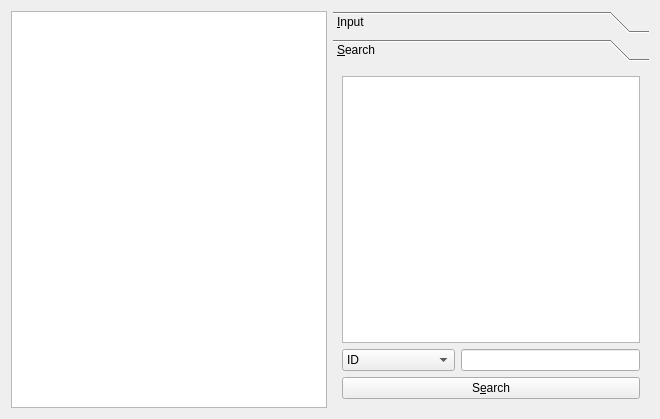
<?xml version="1.0" encoding="UTF-8"?>
<ui version="4.0">
 <class>ClientManagerForm</class>
 <widget class="QWidget" name="ClientManagerForm">
  <property name="geometry">
   <rect>
    <x>0</x>
    <y>0</y>
    <width>660</width>
    <height>419</height>
   </rect>
  </property>
  <property name="windowTitle">
   <string>Form</string>
  </property>
  <layout class="QHBoxLayout" name="horizontalLayout_2">
   <item>
    <widget class="QTableView" name="clienttableView">
     <property name="selectionBehavior">
      <enum>QAbstractItemView::SelectRows</enum>
     </property>
     <attribute name="verticalHeaderVisible">
      <bool>false</bool>
     </attribute>
    </widget>
   </item>
   <item>
    <widget class="QSplitter" name="splitter">
     <property name="orientation">
      <enum>Qt::Horizontal</enum>
     </property>
     <widget class="QToolBox" name="toolBox">
      <property name="currentIndex">
       <number>1</number>
      </property>
      <widget class="QWidget" name="inputPage">
       <property name="geometry">
        <rect>
         <x>0</x>
         <y>0</y>
         <width>322</width>
         <height>359</height>
        </rect>
       </property>
       <attribute name="label">
        <string>&amp;Input</string>
       </attribute>
       <layout class="QHBoxLayout" name="horizontalLayout_4">
        <item>
         <layout class="QVBoxLayout" name="verticalLayout">
          <item>
           <layout class="QFormLayout" name="formLayout">
            <item row="0" column="0">
             <widget class="QLabel" name="idLabel">
              <property name="lineWidth">
               <number>1</number>
              </property>
              <property name="text">
               <string>I&amp;D</string>
              </property>
              <property name="textFormat">
               <enum>Qt::AutoText</enum>
              </property>
              <property name="buddy">
               <cstring>idLineEdit</cstring>
              </property>
             </widget>
            </item>
            <item row="0" column="1">
             <widget class="QLineEdit" name="idLineEdit">
              <property name="readOnly">
               <bool>true</bool>
              </property>
             </widget>
            </item>
            <item row="4" column="0" colspan="2">
             <widget class="QLabel" name="nameLabel">
              <property name="lineWidth">
               <number>1</number>
              </property>
              <property name="text">
               <string>&amp;Name</string>
              </property>
              <property name="buddy">
               <cstring>nameLineEdit</cstring>
              </property>
             </widget>
            </item>
            <item row="5" column="1">
             <widget class="QLineEdit" name="nameLineEdit"/>
            </item>
            <item row="8" column="0" colspan="2">
             <widget class="QLabel" name="PhoneNumberLabel">
              <property name="text">
               <string>&amp;Phone Number</string>
              </property>
              <property name="buddy">
               <cstring>phoneNumberLineEdit</cstring>
              </property>
             </widget>
            </item>
            <item row="11" column="1">
             <widget class="QLineEdit" name="phoneNumberLineEdit"/>
            </item>
            <item row="12" column="0" colspan="2">
             <widget class="QLabel" name="addressLabel">
              <property name="text">
               <string>&amp;Address</string>
              </property>
              <property name="buddy">
               <cstring>addressLineEdit</cstring>
              </property>
             </widget>
            </item>
            <item row="14" column="1">
             <widget class="QLineEdit" name="addressLineEdit"/>
            </item>
           </layout>
          </item>
          <item>
           <spacer name="verticalSpacer">
            <property name="orientation">
             <enum>Qt::Vertical</enum>
            </property>
            <property name="sizeHint" stdset="0">
             <size>
              <width>20</width>
              <height>88</height>
             </size>
            </property>
           </spacer>
          </item>
          <item>
           <layout class="QHBoxLayout" name="addHorizontalLayout">
            <item>
             <widget class="QPushButton" name="addPushButton">
              <property name="text">
               <string>&amp;Add</string>
              </property>
             </widget>
            </item>
            <item>
             <widget class="QPushButton" name="modifyPushButton">
              <property name="text">
               <string>&amp;Modify</string>
              </property>
             </widget>
            </item>
           </layout>
          </item>
         </layout>
        </item>
       </layout>
      </widget>
      <widget class="QWidget" name="searchPage">
       <property name="geometry">
        <rect>
         <x>0</x>
         <y>0</y>
         <width>322</width>
         <height>359</height>
        </rect>
       </property>
       <attribute name="label">
        <string>&amp;Search</string>
       </attribute>
       <layout class="QHBoxLayout" name="horizontalLayout_3">
        <item>
         <layout class="QVBoxLayout" name="verticalLayout_2">
          <item>
           <widget class="QTableView" name="searchTableView">
            <attribute name="verticalHeaderVisible">
             <bool>false</bool>
            </attribute>
           </widget>
          </item>
          <item>
           <layout class="QHBoxLayout" name="horizontalLayout">
            <item>
             <widget class="QComboBox" name="searchComboBox">
              <item>
               <property name="text">
                <string>ID</string>
               </property>
              </item>
              <item>
               <property name="text">
                <string>Name</string>
               </property>
              </item>
              <item>
               <property name="text">
                <string>Phone Number</string>
               </property>
              </item>
              <item>
               <property name="text">
                <string>Address</string>
               </property>
              </item>
             </widget>
            </item>
            <item>
             <widget class="QLineEdit" name="searchLineEdit"/>
            </item>
           </layout>
          </item>
          <item>
           <widget class="QPushButton" name="searchPushButton">
            <property name="toolTipDuration">
             <number>-1</number>
            </property>
            <property name="text">
             <string>S&amp;earch</string>
            </property>
           </widget>
          </item>
         </layout>
        </item>
       </layout>
      </widget>
     </widget>
    </widget>
   </item>
  </layout>
 </widget>
 <resources/>
 <connections/>
</ui>
